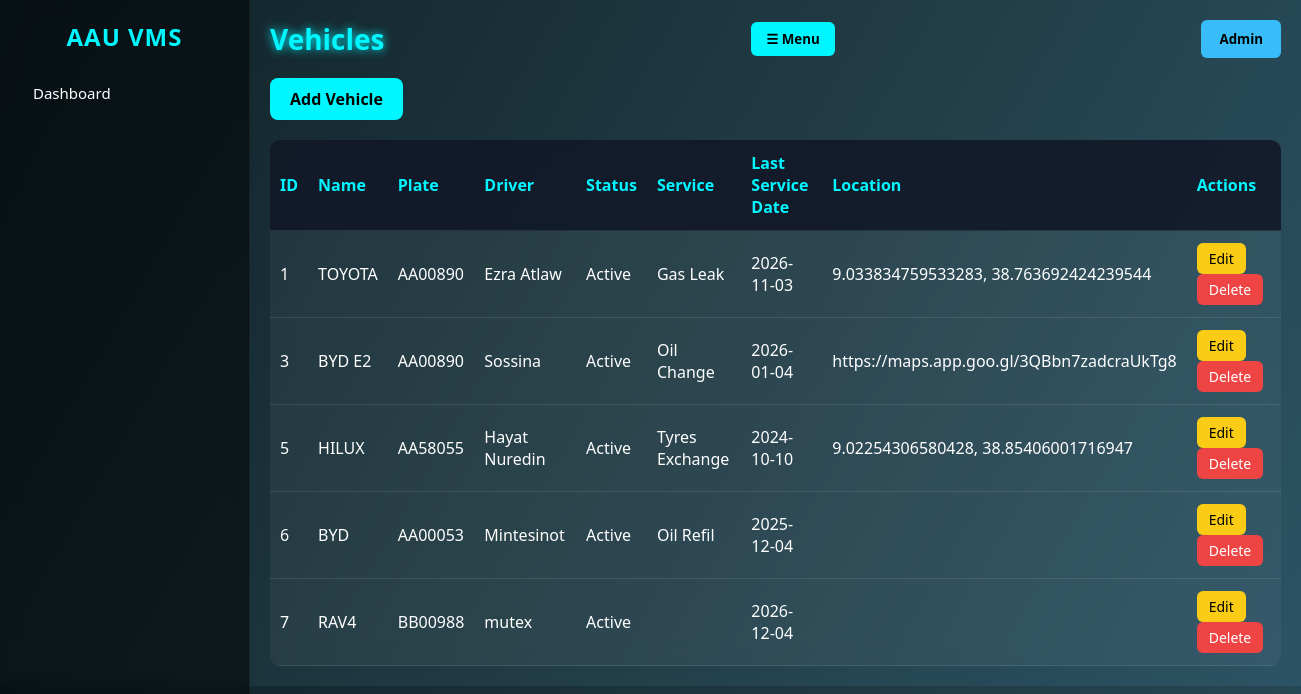
The page /dashboard/Manager/vehicles.php (signed in) on the database its author committed.
### tables this page shows
CREATE TABLE `vehicles` (
  `id` int(11) NOT NULL,
  `vehicle_name` varchar(100) DEFAULT NULL,
  `plate_number` varchar(50) DEFAULT NULL,
  `driver` varchar(100) DEFAULT NULL,
  `status` varchar(50) DEFAULT NULL,
  `service` text DEFAULT '',
  `service_date` date DEFAULT NULL,
  `location` varchar(255) DEFAULT '',
  `lat` double DEFAULT 9.03,
  `lng` double DEFAULT 38.74
);

### dashboard/Manager/vehicles.php (the view, shortened to what this page needs)
<?php
require_once __DIR__ . '/../../config/db.php';
$result = mysqli_query($conn,"SELECT * FROM vehicles");
?>
<!DOCTYPE html>
<html>
<head>
<link rel="stylesheet" href="../assets/css/dashboard.css">
</head>
<body>
<div class="sidebar" id="sidebar">
<h2>AAU VMS</h2>
<a href="manager_dashboard.php">Dashboard</a>
</div>
<div class="main" id="main-content">
<div class="topbar">
<h1>Vehicles</h1>
<button class="btn-toggle-sidebar" onclick="toggleSidebar()">☰ Menu</button>
<button class="btn">Admin</button>
</div>
<a href="add_vehicle.php" class="add-btn">Add Vehicle</a>
<table>
<tr>
<th>ID</th>
<th>Name</th>
<th>Plate</th>
<th>Driver</th>
<th>Status</th>
<th>Service</th>
<th>Last Service Date</th>
<th>Location</th>
<th>Actions</th>
</tr>
<?php while($v=mysqli_fetch_assoc($result)){ ?>
<tr>
<td><?php echo $v['id']; ?></td>
<td><?php echo htmlspecialchars($v['vehicle_name']); ?></td>
<td><?php echo htmlspecialchars($v['plate_number']); ?></td>
<td><?php echo htmlspecialchars($v['driver']); ?></td>
<td><?php echo htmlspecialchars($v['status']); ?></td>
<td><?php echo htmlspecialchars($v['service']); ?></td>
<td><?php echo htmlspecialchars($v['service_date']); ?></td>
<td><?php echo htmlspecialchars($v['location']); ?></td>
<td>
<a href="edit_vehicle.php?id=<?php echo $v['id']; ?>" class="action-btn edit-btn">Edit</a>
<a href="delete_vehicle.php?id=<?php echo $v['id']; ?>"
   class="action-btn delete-btn"
   onclick="return confirm('Are you sure you want to delete this vehicle?');">
   Delete
</a>
</td>
</tr>
<?php } ?>
</table>
</div>
</body>
</html>

### assets/css/dashboard.css (style rules this page uses)
* { margin:0; padding:0; box-sizing:border-box; font-family:'Segoe UI',sans-serif; }
body { background:#32065a; color:rgb(3, 1, 1); display:flex; }
.sidebar { width:240px; height:100vh; background:#020617; padding-top:30px; position:fixed; left:0; top:0; border-right:1px solid rgba(255,255,255,.05); }
.sidebar h2 { text-align:center; color:#38bdf8; margin-bottom:40px; letter-spacing:1px; }
.sidebar a { display:block; padding:15px 25px; color:white; text-decoration:none; transition:.3s; font-size:15px; border-left:3px solid transparent; }
.main { margin-left:240px; width:100%; padding:40px; }
.topbar { display:flex; justify-content:space-between; align-items:center; margin-bottom:30px; }
.topbar h1 { font-size:28px; color:#38bdf8; text-shadow:0 0 10px rgba(56,189,248,.6); }
.btn { padding:10px 18px; background:#38bdf8; border:none; border-radius:6px; cursor:pointer; font-weight:600; }

### dashboard/Manager/vehicles.php (style rules this page uses)
body { margin:0; font-family:'Segoe UI',sans-serif; background: linear-gradient(120deg,#0f2027,#203a43,#2c5364); color:white; }
.sidebar { position: fixed; left:0; top:0; width:250px; height:100%; background: rgba(0,0,0,0.5); backdrop-filter: blur(10px); padding:20px; transition: all 0.3s; overflow-y:auto; z-index:1000; }
.sidebar h2 { color:#00f7ff; text-align:center; margin-bottom:20px; }
.sidebar a { display:block; padding:10px; margin:10px 0; color:white; text-decoration:none; border-radius:6px; transition:.3s; }
.main { margin-left:250px; padding:20px; transition: margin-left 0.3s; }
.topbar { display:flex; justify-content:space-between; align-items:center; margin-bottom:20px; }
.topbar h1 { margin:0; color:#00f7ff; text-shadow:0 0 10px #00f7ff; }
.btn-toggle-sidebar { background:#00f7ff; color:black; border:none; padding:8px 15px; border-radius:6px; cursor:pointer; font-weight:bold; }
.add-btn { display:inline-block; margin-bottom:20px; padding:10px 20px; background:#00f7ff; color:black; font-weight:bold; border-radius:8px; text-decoration:none; transition:.3s; }
table { width:100%; border-collapse: collapse; background: rgba(255,255,255,0.05); backdrop-filter: blur(10px); border-radius: 10px; overflow:hidden; }
table th, table td { padding:12px 10px; border-bottom:1px solid rgba(255,255,255,0.1); text-align:left; }
table th { background: rgba(17,24,39,0.9); color:#00f7ff; }
.action-btn { padding:6px 12px; border-radius:6px; text-decoration:none; font-size:14px; margin-right:5px; transition:.3s; display:inline-block; }
.edit-btn { background:#facc15; color:#000; }
.delete-btn { background:#ef4444; color:#fff; }

### rows shown on the page
vehicles: id "1", vehicle_name "TOYOTA", plate_number "AA00890", driver "Ezra Atlaw", status "Active", service "Gas Leak", service_date "2026-11-03", location "9.033834759533283, 38.763692424239544"
vehicles: id "3", vehicle_name "BYD E2", plate_number "AA00890", driver "Sossina", status "Active", service "Oil Change", service_date "2026-01-04", location "https://maps.app.goo.gl/3QBbn7zadcraUkTg8"
vehicles: id "5", vehicle_name "HILUX", plate_number "AA58055", driver "Hayat Nuredin", status "Active", service "Tyres Exchange", service_date "2024-10-10", location "9.02254306580428, 38.85406001716947"
vehicles: id "6", vehicle_name "BYD", plate_number "AA00053", driver "Mintesinot", status "Active", service "Oil Refil", service_date "2025-12-04"
vehicles: id "7", vehicle_name "RAV4", plate_number "BB00988", driver "mutex", status "Active", service_date "2026-12-04"
